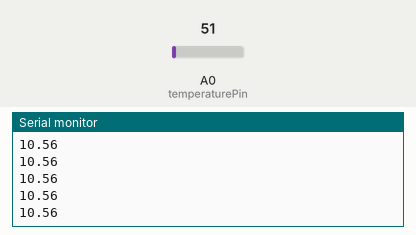
This sketch was run on a simulated Arduino Uno, built with avr-gcc and run on an emulated ATmega328P. On the bench: the last lines printed to the serial monitor. Inputs (shaded band) come from the test bench; at power-on: A0 (temperaturePin) = 51.

Above: at 1.2 s.
1.3 s: A0 (temperaturePin) set to 61
At 2.1 s:
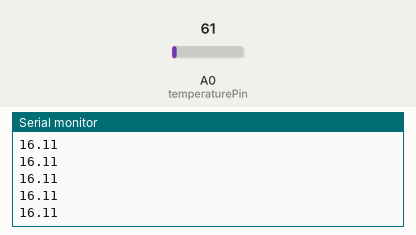
2.8 s: A0 (temperaturePin) set to 71
At 3.5 s:
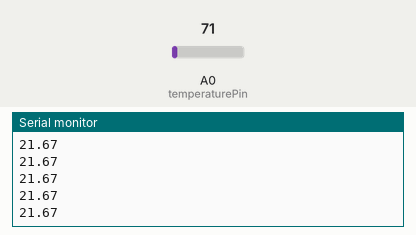
Timing chart, 0 to 5.8 s (numbered marks = the images above; inputs shaded):
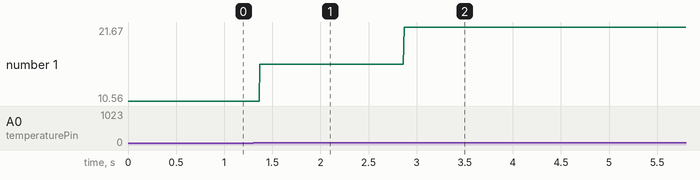

The sketch:

Project_5.ino
```cpp
int temperaturePin = A0;
float temperature = 0;

void setup() {
  pinMode(temperaturePin, INPUT);
  Serial.begin(9600);
}

void loop() {
  temperature = analogRead(temperaturePin);
  //Convert to Celsius
  //Formula (fahrenheit - 32) * 5 / 9
  temperature = (temperature - 32) * 5 / 9;
  Serial.println(temperature);
}
```

Measured:
- after the input at 1.3 s, the serial monitor: prints a new line after 0.07 s (image 1)
- after the input at 2.8 s, the serial monitor: prints a new line after 0.07 s (image 2)
- plotted number 1: 10.56 → 16.11 after the input at 1.3 s, 16.11 → 21.67 after the input at 2.8 s
